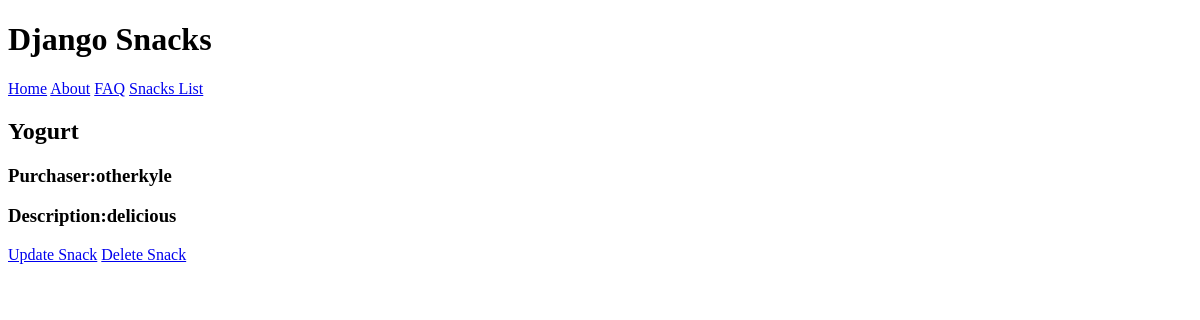
The app's page /snacks/4/, older data.
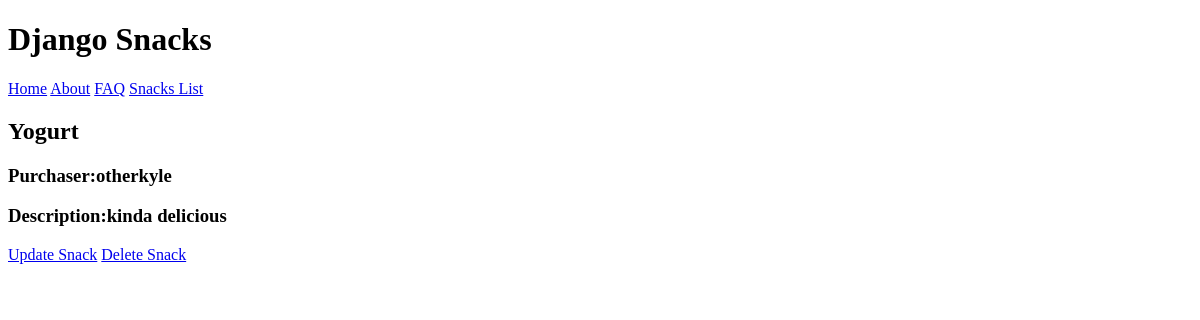
The same page, newer data.
### snacks/models.py (models this page shows, shortened)
class Snacks(models.Model):
    name = models.CharField(max_length=64)
    purchaser = models.ForeignKey(get_user_model(), on_delete=models.CASCADE)
    description = models.TextField()

### snacks/views.py (the view)
# urls.py: path('<int:pk>/', SnacksDetailView.as_view(), name='snacks_detail'),
class SnacksDetailView(DetailView):
    template_name = "snacks_detail.html"
    model = Snacks

### templates/snacks_detail.html
{% extends 'base.html' %}
{% block content %}
<h2>{{ snacks.name }}</h2>
<h3> Purchaser:{{ snacks.purchaser }}</h3>
<h3> Description:{{ snacks.description }}</h3>
<a href="{% url 'snacks_update' snacks.pk  %}">Update Snack</a>
<a href="{% url 'snacks_delete' snacks.pk  %}">Delete Snack</a>
{% endblock content %}

Row changes from the older to the newer data that the page shows:
changed Snacks "Yogurt": description "delicious" → "kinda delicious"
